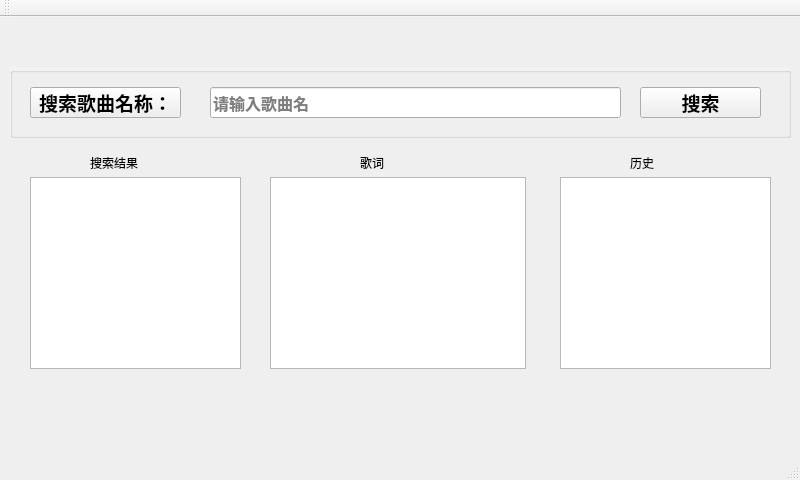
<?xml version="1.0" encoding="UTF-8"?>
<ui version="4.0">
 <class>OnlineMusic</class>
 <widget class="QMainWindow" name="OnlineMusic">
  <property name="geometry">
   <rect>
    <x>0</x>
    <y>0</y>
    <width>800</width>
    <height>480</height>
   </rect>
  </property>
  <property name="windowTitle">
   <string>OnlineMusic</string>
  </property>
  <property name="styleSheet">
   <string notr="true">OnlineMusic background-image: url(:/image/image/bmp.png);</string>
  </property>
  <widget class="QWidget" name="centralWidget">
   <widget class="QLineEdit" name="lineEdit">
    <property name="geometry">
     <rect>
      <x>210</x>
      <y>70</y>
      <width>411</width>
      <height>31</height>
     </rect>
    </property>
    <property name="font">
     <font>
      <family>Agency FB</family>
      <pointsize>12</pointsize>
      <weight>75</weight>
      <bold>true</bold>
     </font>
    </property>
    <property name="text">
     <string/>
    </property>
    <property name="placeholderText">
     <string>请输入歌曲名</string>
    </property>
   </widget>
   <widget class="QPushButton" name="pushButton">
    <property name="geometry">
     <rect>
      <x>640</x>
      <y>70</y>
      <width>121</width>
      <height>31</height>
     </rect>
    </property>
    <property name="font">
     <font>
      <family>Agency FB</family>
      <pointsize>14</pointsize>
      <weight>75</weight>
      <bold>true</bold>
     </font>
    </property>
    <property name="text">
     <string>搜索</string>
    </property>
   </widget>
   <widget class="QPushButton" name="pushButton_Min">
    <property name="geometry">
     <rect>
      <x>650</x>
      <y>0</y>
      <width>51</width>
      <height>51</height>
     </rect>
    </property>
    <property name="styleSheet">
     <string notr="true">QPushButton {
    border: none;
    border-radius: 0px;
    background-image: url(:/image/image/help.png);
    background-repeat: no-repeat;
    background-position: center center;
}

QPushButton:hover {
	/*background-image: url(:/image/image/help.png);*/
    background-color: rgba(157, 157, 157, 0.5); /* 使用 rgba */
}

QPushButton:pressed { /* 修正分号 */
    background-color: rgba(95, 95, 95, 0.39); /* 透明度应为0到1之间 */
    border-color: rgba(255, 255, 255, 0.12); /* 透明度应为0到1之间 */
    border-style: inset;
    border-width: 1px; /* 添加边框宽度 */
    color: rgba(0, 0, 0, 1); /* 颜色的透明度 */
}</string>
    </property>
    <property name="text">
     <string/>
    </property>
    <property name="iconSize">
     <size>
      <width>20</width>
      <height>20</height>
     </size>
    </property>
   </widget>
   <widget class="QPushButton" name="pushButton_CUI">
    <property name="geometry">
     <rect>
      <x>700</x>
      <y>0</y>
      <width>51</width>
      <height>51</height>
     </rect>
    </property>
    <property name="styleSheet">
     <string notr="true">QPushButton {
    border: none;
    border-radius: 0px;
    background-image: url(:/image/image/pifu.png);
    background-repeat: no-repeat;
    background-position: center center;
}

QPushButton:hover {
	/*background-image: url(:/image/image/help.png);*/
    background-color: rgba(157, 157, 157, 0.5); /* 使用 rgba */
}

QPushButton:pressed { /* 修正分号 */
    background-color: rgba(95, 95, 95, 0.39); /* 透明度应为0到1之间 */
    border-color: rgba(255, 255, 255, 0.12); /* 透明度应为0到1之间 */
    border-style: inset;
    border-width: 1px; /* 添加边框宽度 */
    color: rgba(0, 0, 0, 1); /* 颜色的透明度 */
}</string>
    </property>
    <property name="text">
     <string/>
    </property>
    <property name="iconSize">
     <size>
      <width>20</width>
      <height>20</height>
     </size>
    </property>
   </widget>
   <widget class="QPushButton" name="pushButton_close">
    <property name="geometry">
     <rect>
      <x>750</x>
      <y>0</y>
      <width>51</width>
      <height>51</height>
     </rect>
    </property>
    <property name="styleSheet">
     <string notr="true">QPushButton {
    border: none;
    border-radius: 0px;
    background-image: url(:/image/image/close.png);
    background-repeat: no-repeat;
    background-position: center center;
}

QPushButton:hover {
	/*background-image: url(:/image/image/help.png);*/
    background-color: rgba(157, 157, 157, 0.5); /* 使用 rgba */
}

QPushButton:pressed { /* 修正分号 */
    background-color: rgba(95, 95, 95, 0.39); /* 透明度应为0到1之间 */
    border-color: rgba(255, 255, 255, 0.12); /* 透明度应为0到1之间 */
    border-style: inset;
    border-width: 1px; /* 添加边框宽度 */
    color: rgba(0, 0, 0, 1); /* 颜色的透明度 */
}</string>
    </property>
    <property name="text">
     <string/>
    </property>
    <property name="iconSize">
     <size>
      <width>20</width>
      <height>20</height>
     </size>
    </property>
   </widget>
   <widget class="QPushButton" name="pushButton_6">
    <property name="geometry">
     <rect>
      <x>30</x>
      <y>70</y>
      <width>151</width>
      <height>31</height>
     </rect>
    </property>
    <property name="font">
     <font>
      <family>Agency FB</family>
      <pointsize>14</pointsize>
      <weight>75</weight>
      <bold>true</bold>
     </font>
    </property>
    <property name="text">
     <string>搜索歌曲名称：</string>
    </property>
   </widget>
   <widget class="QGroupBox" name="groupBox">
    <property name="geometry">
     <rect>
      <x>10</x>
      <y>50</y>
      <width>781</width>
      <height>71</height>
     </rect>
    </property>
    <property name="styleSheet">
     <string notr="true">color: rgb(255, 255, 255);
background-color: rgb(255, 255, 255, 50);</string>
    </property>
    <property name="title">
     <string/>
    </property>
   </widget>
   <widget class="QListWidget" name="listWidget">
    <property name="geometry">
     <rect>
      <x>30</x>
      <y>160</y>
      <width>211</width>
      <height>192</height>
     </rect>
    </property>
   </widget>
   <widget class="QListWidget" name="listWidget_2">
    <property name="geometry">
     <rect>
      <x>560</x>
      <y>160</y>
      <width>211</width>
      <height>192</height>
     </rect>
    </property>
   </widget>
   <widget class="QTextBrowser" name="textBrowser">
    <property name="geometry">
     <rect>
      <x>270</x>
      <y>160</y>
      <width>256</width>
      <height>192</height>
     </rect>
    </property>
   </widget>
   <widget class="QLabel" name="label">
    <property name="geometry">
     <rect>
      <x>90</x>
      <y>140</y>
      <width>54</width>
      <height>12</height>
     </rect>
    </property>
    <property name="text">
     <string>搜索结果</string>
    </property>
   </widget>
   <widget class="QLabel" name="label_2">
    <property name="geometry">
     <rect>
      <x>360</x>
      <y>140</y>
      <width>54</width>
      <height>12</height>
     </rect>
    </property>
    <property name="text">
     <string>歌词</string>
    </property>
   </widget>
   <widget class="QLabel" name="label_3">
    <property name="geometry">
     <rect>
      <x>630</x>
      <y>140</y>
      <width>54</width>
      <height>12</height>
     </rect>
    </property>
    <property name="text">
     <string>历史</string>
    </property>
   </widget>
   <zorder>groupBox</zorder>
   <zorder>lineEdit</zorder>
   <zorder>pushButton</zorder>
   <zorder>pushButton_Min</zorder>
   <zorder>pushButton_CUI</zorder>
   <zorder>pushButton_close</zorder>
   <zorder>pushButton_6</zorder>
   <zorder>listWidget</zorder>
   <zorder>listWidget_2</zorder>
   <zorder>textBrowser</zorder>
   <zorder>label</zorder>
   <zorder>label_2</zorder>
   <zorder>label_3</zorder>
  </widget>
  <widget class="QToolBar" name="mainToolBar">
   <attribute name="toolBarArea">
    <enum>TopToolBarArea</enum>
   </attribute>
   <attribute name="toolBarBreak">
    <bool>false</bool>
   </attribute>
  </widget>
  <widget class="QMenuBar" name="menuBar">
   <property name="geometry">
    <rect>
     <x>0</x>
     <y>0</y>
     <width>800</width>
     <height>23</height>
    </rect>
   </property>
  </widget>
  <widget class="QStatusBar" name="statusBar"/>
 </widget>
 <layoutdefault spacing="6" margin="11"/>
 <resources/>
 <connections/>
</ui>
